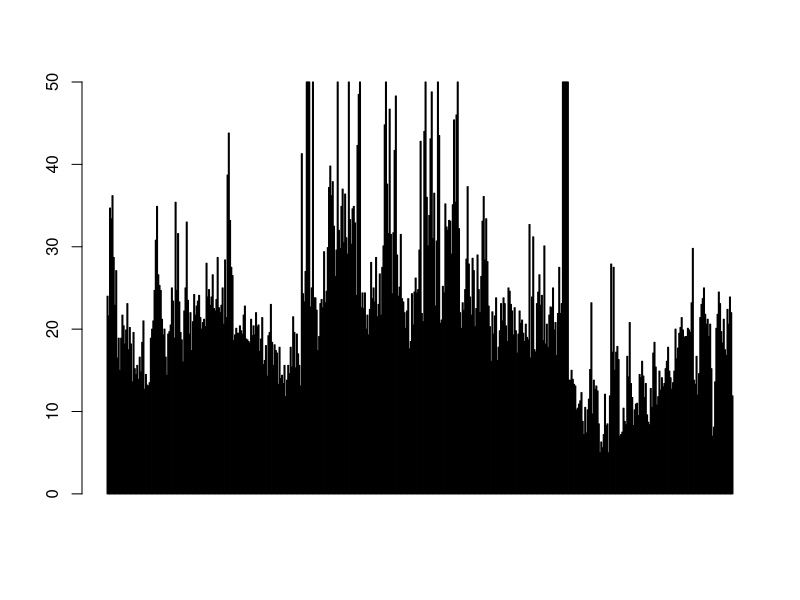
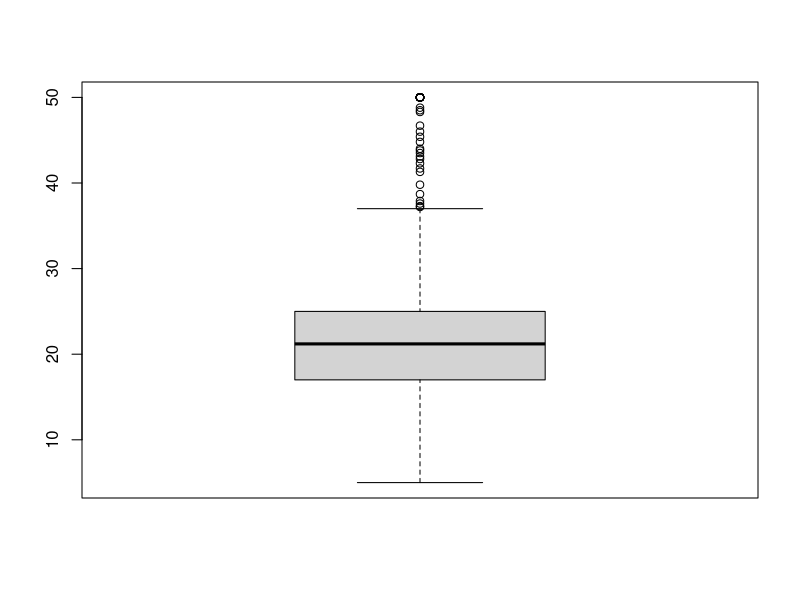
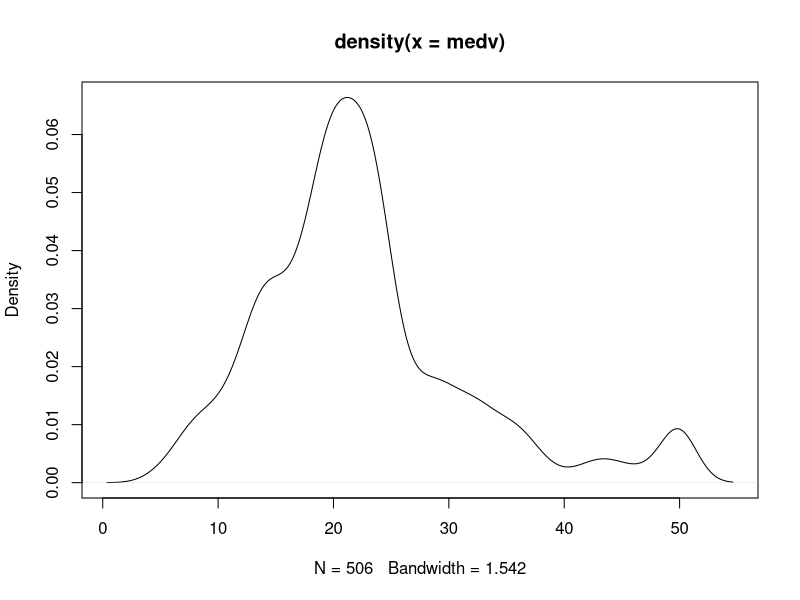
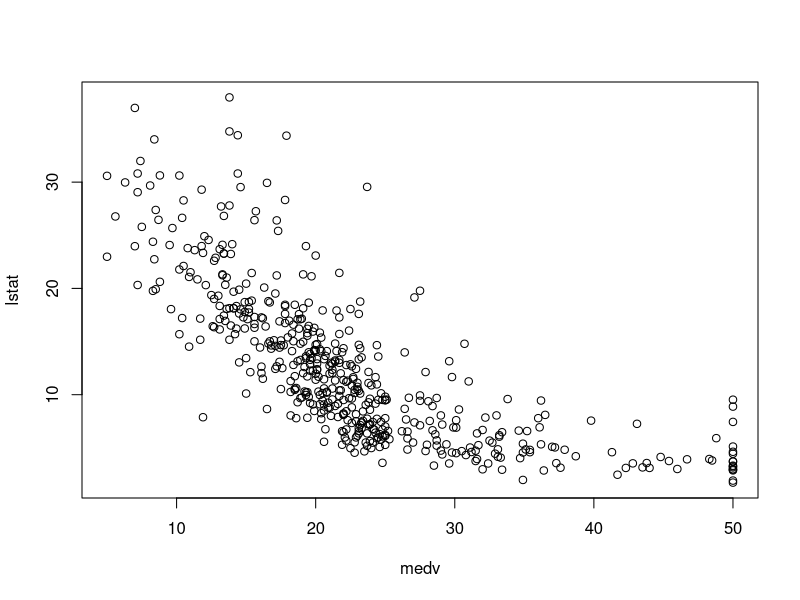

The R script that drew these images, in order:
library(MASS)
attach(Boston)
barplot(medv)
boxplot(medv)
plot(density(medv))
min <- min(medv)
max <- max(medv)
median(medv)
quantile(medv,0.25)  #下四分位数
quantile(medv,0.75)  #上四分位数
sd(medv)

#(2)
plot(medv,lstat)
cor(medv,lstat)  #相关系数

#(3)
lm.model <- lm(medv~lstat)
summary(lm.model)
#可以看到系数都显著

#(4)
predict(lm.model,data.frame(lstat=c(5,10,15)))

detach(Boston)

